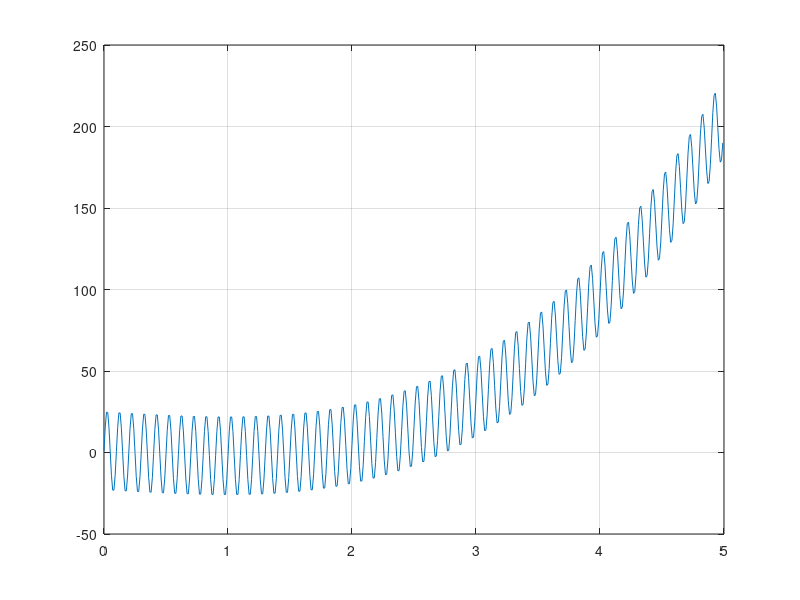
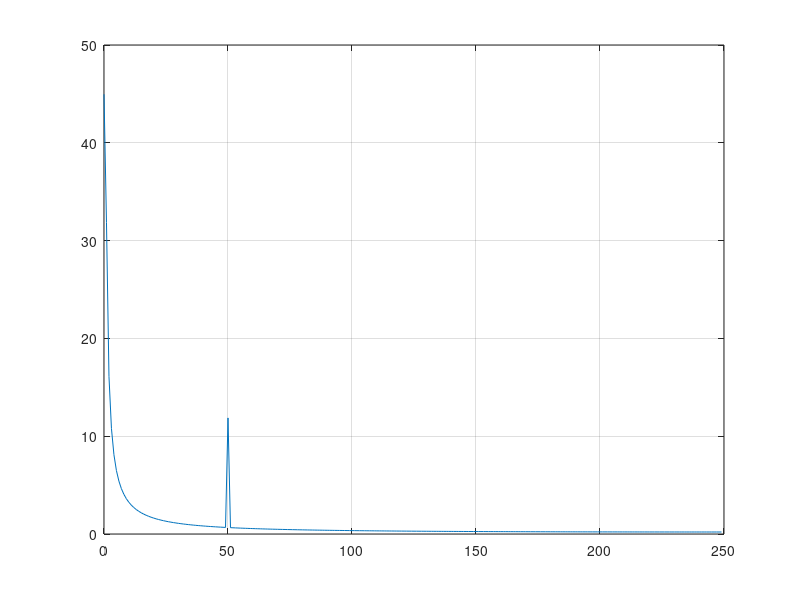

Recreate these plots in MATLAB, in order. (Note: this script raises an error after producing the figures.)
%#ok<*NOPTS>
clear % видалення попередніх змінних

T = 5; % період сигналу
Fs = 1/T; % частота сигналу             
dT = 0.01;

Y = dlmread('f8.txt', ' '); % читання файлу у масив вимірів сигналу
Y = Y(1:end-1);
L = length(Y);

t = (0:L-1)*dT; % формування масиву моментів часу

tf = (0:L-1); % формування масиву частот
tf = tf(1:L/2);

figure('Name','Data initial plot');
plot(t, Y), grid

Yf = fft(Y)/L; % перетворення Фур'є
Yf = abs(Yf);
Yf = Yf(1:L/2);

figure('Name','Fourier transform plot');
plot(tf,Yf), grid

% локальні максимуми модуля перетворення Фур'є:
i = islocalmax(Yf);
i = tf(i);
% ---

f = i*Fs  

f_sin = sin(2*pi*f*t);

M = [sum(t.^6), sum(t.^5), sum(t.^4), sum(f_sin.*t.^3), sum(t.^3);
     sum(t.^5), sum(t.^4), sum(t.^3), sum(f_sin.*t.^2), sum(t.^2);
     sum(t.^4), sum(t.^3), sum(t.^2), sum(f_sin.*t),    sum(t);
     sum(f_sin.*t.^3), sum(f_sin.*t.^2), sum(f_sin.*t), sum(f_sin.*f_sin), sum(L*f_sin);
     sum(t.^3), sum(t.^2), sum(t), sum(L*f_sin), L];

c = [sum(Y.*t.^3), sum(Y.*t.^2), sum(Y.*t), sum(Y.*f_sin),  sum(Y)];

A = (M\c')'

resY = A(1).*t.^3 + A(2).*t.^2 + A(3).*t + A(4).*f_sin +A(5);

err = sum((resY-Y).^2) % похибка

figure('Name','Data approximate plot');
plot(t, resY), grid
